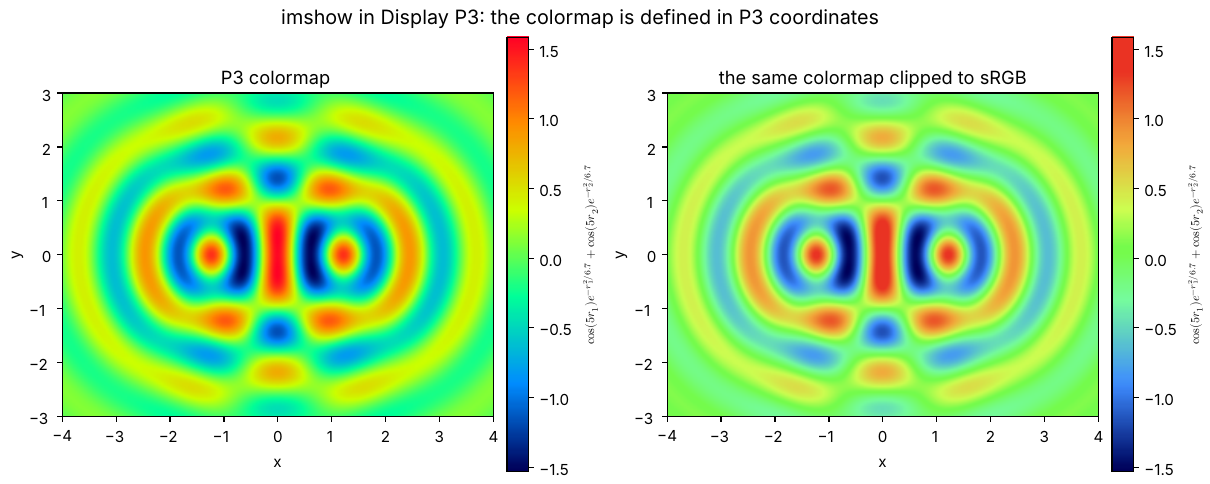

The Python source for this figure:
"""imshow in Display P3: a colormap defined in P3 coordinates, next to its sRGB clip."""
import numpy as np
import matplotlib

matplotlib.use("module://umbruch_matplotlib")
import matplotlib.pyplot as plt
from matplotlib.colors import ListedColormap
import umbruch_matplotlib as hb

hb.config.color_space = "display-p3"
hb.config.math_font = "Latin Modern Math"

# a colormap whose anchors are Display P3 coordinates (all inside [0, 1], many outside sRGB)
anchors = np.array([(0.00, 0.00, 0.35),    # deep blue
                    (0.00, 0.55, 1.00),    # vivid blue
                    (0.00, 1.00, 0.60),    # saturated green-cyan
                    (0.80, 1.00, 0.00),    # lime
                    (1.00, 0.55, 0.00),    # orange
                    (1.00, 0.00, 0.15)])   # red
t = np.linspace(0, 1, 256)
p3_cmap = ListedColormap(np.stack([np.interp(t, np.linspace(0, 1, len(anchors)), anchors[:, k])
                                   for k in range(3)], axis=1), name="p3_rainbow")
# the same colors as far as sRGB can show them, still written as P3 numbers
srgb_cmap = ListedColormap(
    hb.convert_color(hb.convert_color(p3_cmap.colors, "display-p3", "srgb"), "srgb", "display-p3")[:, :3],
    name="p3_rainbow_srgb_clip")

# data: interfering circular waves
y, x = np.mgrid[-3:3:500j, -4:4:667j]
z = np.cos(5 * np.hypot(x - 1.2, y)) * np.exp(-0.15 * np.hypot(x - 1.2, y) ** 2) \
    + np.cos(5 * np.hypot(x + 1.2, y)) * np.exp(-0.15 * np.hypot(x + 1.2, y) ** 2)

fig, axs = plt.subplots(1, 2, figsize=(11, 4.4), layout="constrained")
fig.suptitle(hb.rich("<b>imshow</b> in Display P3: the colormap is defined in P3 coordinates"), fontsize=13)
for ax, cmap, title in zip(axs, (p3_cmap, srgb_cmap), ("P3 colormap", "the same colormap clipped to sRGB")):
    im = ax.imshow(z, cmap=cmap, extent=(-4, 4, -3, 3), interpolation="bilinear")
    ax.set_title(title)
    ax.set_xlabel(hb.rich("<i>x</i>"))
    ax.set_ylabel(hb.rich("<i>y</i>"))
    cb = fig.colorbar(im, ax=ax, pad=0.02)
    cb.set_label(r"$\cos(5r_1)e^{-r_1^2/6.7}+\cos(5r_2)e^{-r_2^2/6.7}$", fontsize=8)
fig.savefig("wide_gamut_imshow.pdf")
